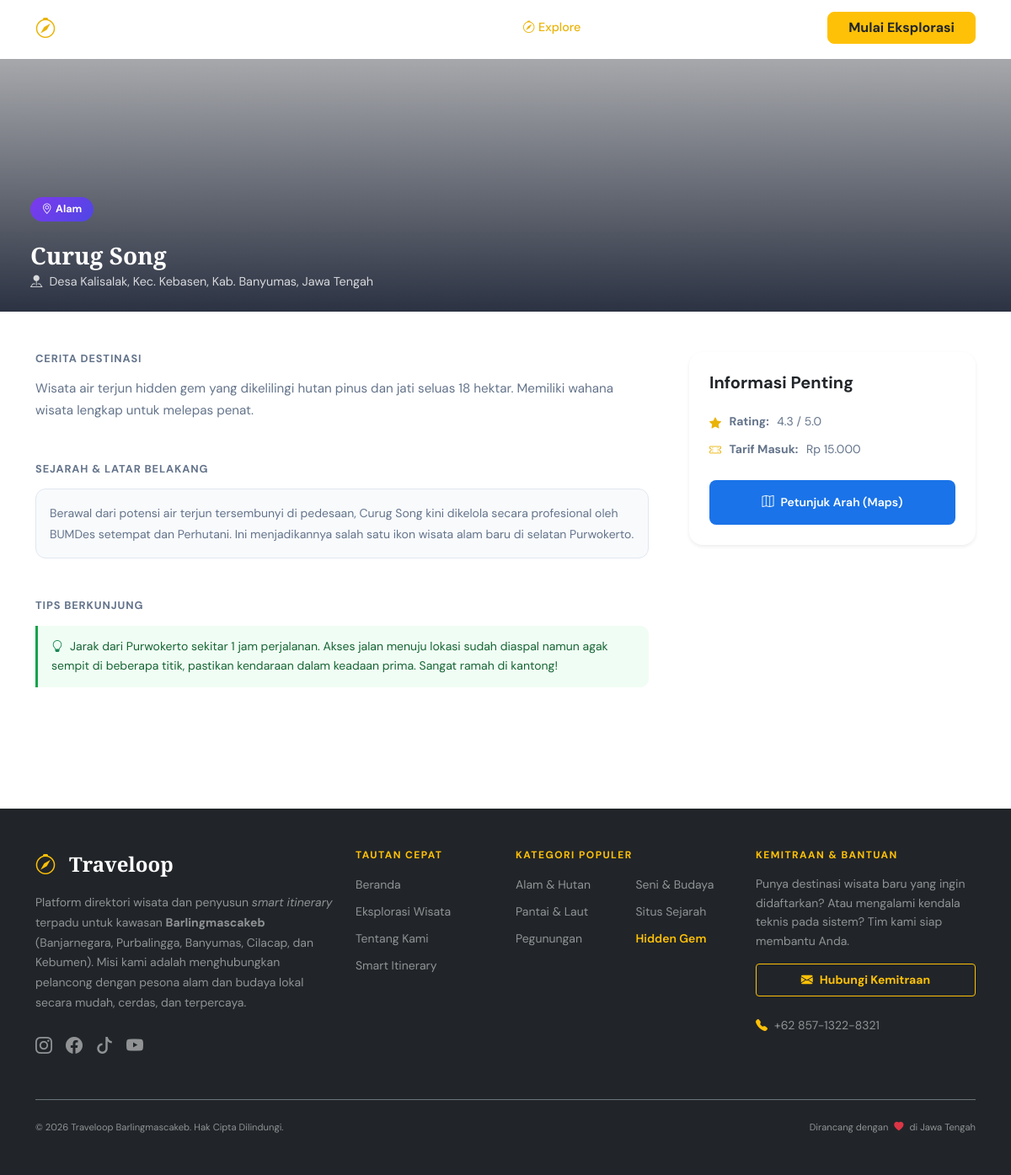
The page /detail.php?id=5 on the database its author committed.
### tables this page shows
CREATE TABLE `destinasi` (
  `id` int(11) NOT NULL,
  `nama` varchar(100) NOT NULL,
  `kategori` varchar(50) NOT NULL,
  `alamat` text NOT NULL,
  `rating` decimal(3,1) DEFAULT 0.0,
  `deskripsi` text NOT NULL,
  `foto_url` longtext DEFAULT NULL,
  `maps_url` varchar(255) DEFAULT NULL,
  `kontak` varchar(50) DEFAULT NULL,
  `tarif` varchar(100) DEFAULT NULL,
  `history` text DEFAULT NULL,
  `tips` text DEFAULT NULL,
  `created_at` timestamp NOT NULL DEFAULT current_timestamp()
);

### detail.php (the view, shortened to what this page needs)
<?php
require_once 'includes/header.php';
$id = isset($_GET['id']) ? (int)$_GET['id'] : 0;
$query = mysqli_query($koneksi, "SELECT * FROM destinasi WHERE id = $id");
$row = mysqli_fetch_assoc($query);
$foto = !empty($row['foto_url']) ? $row['foto_url'] : 'https://placehold.co/1200x600/e2e8f0/64748b?text=Wisata+Traveloop';
?>
<div class="detail-hero" style="background-image: url('<?= $foto ?>'); margin-top: 70px;">
    <div class="detail-hero-overlay"></div>
    <div class="container detail-hero-content">
        <span class="gem-badge-detail mb-3 d-inline-block"><i class="bi bi-geo-alt me-1"></i><?= htmlspecialchars($row['kategori']) ?></span>
        <h1 class="detail-title"><?= htmlspecialchars($row['nama']) ?></h1>
        <p class="detail-addr"><i class="bi bi-pin-map-fill me-2"></i><?= htmlspecialchars($row['alamat']) ?></p>
    </div>
</div>
<div class="container py-5">
    <div class="row g-5">
        <div class="col-lg-8">
            <h4 class="detail-section-title mb-3">Cerita Destinasi</h4>
            <p class="detail-desc mb-5">
                <?= isset($row['deskripsi']) ? nl2br(htmlspecialchars($row['deskripsi'])) : 'Deskripsi belum tersedia untuk destinasi ini.' ?>
            </p>
            <?php if(!empty($row['history'])): ?>
            <h4 class="detail-section-title mb-3">Sejarah & Latar Belakang</h4>
            <div class="detail-history mb-5">
                <p class="history-text"><?= nl2br(htmlspecialchars($row['history'])) ?></p>
            </div>
            <?php endif; ?>
            <?php if(!empty($row['tips'])): ?>
            <h4 class="detail-section-title mb-3">Tips Berkunjung</h4>
            <div class="detail-tips mb-5">
                <p class="tips-text"><i class="bi bi-lightbulb me-2 text-success"></i><?= htmlspecialchars($row['tips']) ?></p>
            </div>
            <?php endif; ?>
        </div>
        <div class="col-lg-4">
            <div class="card border-0 shadow-sm rounded-4 p-4 sticky-lg-top" style="top: 100px;">
                <h5 class="fw-bold mb-4">Informasi Penting</h5>
                <div class="detail-info-grid">
                    <div class="detail-info-item">
                        <i class="bi bi-star-fill"></i>
                        <strong>Rating:</strong> <?= $row['rating'] ?> / 5.0
                    </div>
                    <?php if(!empty($row['tarif'])): ?>
                    <div class="detail-info-item">
                        <i class="bi bi-ticket-perforated"></i>
                        <strong>Tarif Masuk:</strong> <?= htmlspecialchars($row['tarif']) ?>
                    </div>
                    <?php endif; ?>
                </div>
                <a href="<?= !empty($row['maps_url']) ? $row['maps_url'] : '#' ?>" target="_blank" class="btn btn-gmaps w-100 mt-4 py-3 rounded-3">
                    <i class="bi bi-map me-2"></i>Petunjuk Arah (Maps)
                </a>
            </div>
        </div>
    </div>
</div>
<?php
require_once 'includes/footer.php';
?>

### assets/css/style.css (style rules this page uses)
:root { --accent: #eab308; --accent-dark: #ca8a04; --accent-soft: #fef9e7; --text: #0f172a; --text-muted: #64748b; --surface: #ffffff; --bg-soft: #f8fafc; --border: #e2e8f0; --shadow-sm: 0 2px 12px rgba(0,0,0,.06); --shadow-md: 0 8px 32px rgba(0,0,0,.10); --shadow-lg: 0 20px 60px rgba(0,0,0,.15); --radius-card: 16px; --radius-btn: 10px; --ff-display: 'Playfair Display', Georgia, serif; --ff-body: 'DM Sans', system-ui, sans-serif; --transition: .25s cubic-bezier(.4,0,.2,1); }
*, *::before, *::after { box-sizing: border-box; }
html { scroll-behavior: smooth; }
body { font-family: var(--ff-body); color: var(--text); background: var(--surface); -webkit-font-smoothing: antialiased; overflow-x: hidden; }
a { text-decoration: none; color: inherit; }
.detail-hero { height: 300px; background-size: cover; background-position: center; position: relative; }
.detail-hero-overlay { position: absolute; inset: 0; background: linear-gradient(to top, rgba(15,23,42,.85) 0%, rgba(15,23,42,.2) 100%); }
.detail-hero-content { position: absolute; bottom: 1.5rem; left: 1.5rem; color: #fff; }
.detail-title { font-family: var(--ff-display); font-size: 1.75rem; font-weight: 700; color: #fff; margin: .5rem 0 .25rem; }
.detail-addr { font-size: .9rem; color: rgba(255,255,255,.8); margin: 0; }
.detail-desc { font-size: .95rem; color: var(--text-muted); line-height: 1.7; }
.detail-info-grid { display: flex; flex-direction: column; gap: .6rem; }
.detail-info-item { display: flex; align-items: flex-start; gap: .6rem; font-size: .875rem; color: var(--text-muted); }
.detail-info-item i { color: var(--accent); margin-top: 2px; flex-shrink: 0; }
.btn-gmaps { background: #1a73e8; color: #fff; border: none; border-radius: 10px; padding: .6rem 1.25rem; font-weight: 600; font-size: .875rem; transition: all var(--transition); }
.gem-badge-detail { display: inline-flex; align-items: center; gap: .3rem; background: linear-gradient(135deg,#7c3aed,#4f46e5); color: #fff; padding: .3rem .85rem; border-radius: 20px; font-size: .78rem; font-weight: 700; }
.detail-section-title { font-size: .8rem; font-weight: 700; letter-spacing: .07em; text-transform: uppercase; color: var(--text-muted); margin-bottom: .6rem; }
.detail-tips { background: #f0fdf4; border-left: 3px solid #16a34a; border-radius: 0 10px 10px 0; padding: .85rem 1rem; }
.tips-text { font-size: .875rem; color: #166534; margin: 0; line-height: 1.65; }
.detail-history { background: var(--bg-soft); border-radius: 12px; padding: 1rem; border: 1px solid var(--border); }
.history-text { font-size: .875rem; color: var(--text-muted); margin: 0; line-height: 1.75; }
.place-card-img, .detail-hero { -webkit-user-drag: none; }

### rows shown on the page
destinasi: kategori "Alam", nama "Curug Song", alamat "Desa Kalisalak, Kec. Kebasen, Kab. Banyumas, Jawa Tengah", deskripsi "Wisata air terjun hidden gem yang dikelilingi hutan pinus dan jati seluas 18 hektar. Memiliki wahana wisata lengkap untuk melepas penat.", history "Berawal dari potensi air terjun tersembunyi di pedesaan, Curug Song kini dikelola secara profesional oleh BUMDes setempat dan Perhutani. Ini menjadikannya salah satu ikon wisata alam baru di selatan Purwokerto.", tips "Jarak dari Purwokerto sekitar 1 jam perjalanan. Akses jalan menuju lokasi sudah diaspal namun agak sempit di beberapa titik, pastikan kendaraan dalam keadaan prima. Sangat ramah di kantong!", rating "4.3", tarif "Rp 15.000"
